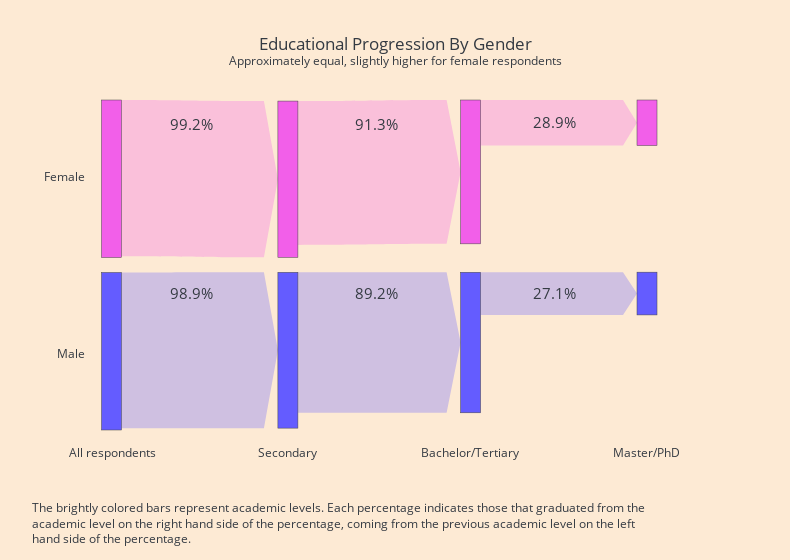

The notebook cell this image was saved under:
### Code cell
blue_alpha = 'rgba(100,92,255,0.3)'
pink_alpha = 'rgba(242,95,233,0.3)'

blue = '#645cff'
pink = '#f25fe9'

sankey_plot = go.Sankey(
    arrangement='snap',
    node={
        'pad': 15,
        'thickness': 20,
        'x': [0.05, 0.33, 0.62, 0.9,
              0.05, 0.33, 0.62, 0.9, -1],
        'y': [0.3, 0.3, 0.735, 0.5865,
              0.2, 0.24, 0.2, 0.05, 0.1],
        'customdata': [
            "", 
            "All valid answers from male<br>respondents were used",
            "Male respondents, secondary degree",
            "Male respondents, tertiary education",
            "Male respondents, master / doctorate",
            "All valid answers from female<br>respondents were used",
            "Female respondents, secondary degree",
            "Female respondents, tertiary education",
            "Female respondents, master / doctorate"
        ],
        'hovertemplate': '%{customdata}<extra></extra>',
        'color': ['green', blue, blue, blue, blue, pink, pink, pink, pink]
    },
    link={
        'source': [1, 1, 2, 2, 3, 3, 4, 5, 5, 6, 6, 7, 7, 8, 9, 9],
        'target': [2, 0, 3, 0, 4, 0, 0, 6, 0, 7, 0, 8, 0, 0, 1, 5],
        'value': [
            res.secondary['male'],
            0,
            res['bachelor/tertiary']['male'],
            0,
            res['master/doctorate']['male'],
            0,
            0, 
            res.secondary['female'], 0,
            res['bachelor/tertiary']['female'],
            0,
            res['master/doctorate']['female'],
            0,
            0,
            100, 
            100
        ],
        'customdata': [
            "Almost all male respondents<br>completed secondary education", "",
            "Most male respondents continued to tertiary education,<br>though slightly less than female respondents",
            "",
            "Over a quarter of male respondents continued to a master or doctorate,<br>though slightly less than female respondents",
            "",
            "",
            "Almost all female respondents<br>completed secondary education", 
            "",
            "Most female respondents continued to tertiary education,<br>though slightly more than female respondents",
            "",
            "Over a quarter of female respondents continued to a master or doctorate,<br>though slightly more than male respondents",
        ],
        'hovertemplate': '%{customdata}<extra></extra>',
        'arrowlen': 14,
        'color': [
            blue_alpha, blue_alpha, blue_alpha, blue_alpha, blue_alpha, blue_alpha, blue_alpha,
            pink_alpha, pink_alpha, pink_alpha, pink_alpha, pink_alpha, pink_alpha, pink_alpha,
            'rgba(255,255,255,0)', 'rgba(255,255,255,0)',
        ]
    }
)

fig = go.Figure(data=[sankey_plot])

fig.update_layout(
    title_text='Educational Progression By Gender<br>' + \
               '<sup>Approximately equal, slightly higher for female respondents</sup>',
    margin={'b': 130, 't': 100},
    width=790,
)

fig.update_traces(
    hoverlabel={'font_color': 'white', 'bordercolor': 'white'},
)

font_size = 15
bottom_labels_y = -0.1

# Labels below the bars.
# ======================
fig.add_annotation(x=-0.02, y=bottom_labels_y,
                   text="All respondents",
                   showarrow=False)

fig.add_annotation(x=0.28, y=bottom_labels_y,
                   text="Secondary",
                   showarrow=False)

fig.add_annotation(x=0.62, y=bottom_labels_y,
                   text="Bachelor/Tertiary",
                   showarrow=False)

fig.add_annotation(x=0.955, y=bottom_labels_y,
                   text="Master/PhD",
                   showarrow=False)

# Percentage labels for the top female categories.
# ================================================
fig.add_annotation(x=0.14, y=0.965,
                   text=f"{res.secondary['female']:.1f}%",
                   font={'size': font_size},
                   showarrow=False)

fig.add_annotation(x=0.47, y=0.965,
                   text=f"{res['bachelor/tertiary']['female']:.1f}%",
                   font={'size': font_size},
                   showarrow=False)

fig.add_annotation(x=0.79, y=0.97,
                   text=f"{res['master/doctorate']['female']:.1f}%",
                   font={'size': font_size},
                   showarrow=False)


# Percentage labels for the bottom male categories.
# ==============================================
fig.add_annotation(x=0.14, y=0.415,
                   text=f"{res.secondary['male']:.1f}%",
                   font={'size': font_size},
                   showarrow=False)

fig.add_annotation(x=0.47, y=0.415,
                   text=f"{res['bachelor/tertiary']['male']:.1f}%",
                   font={'size': font_size},
                   showarrow=False)

fig.add_annotation(x=0.79, y=0.415,
                   text=f"{res['master/doctorate']['male']:.1f}%",
                   font={'size': font_size},
                   showarrow=False)

# Labels on the left.
# ===================
fig.add_annotation(x=-0.06, y=0.80,
                   text="Female",
                   showarrow=False)
fig.add_annotation(x=-0.04, y=0.20,
                   text="Male",
                   showarrow=False)


# Caption with explanation.
fig.add_annotation(x=-0.08, y=-0.36,
                   showarrow=False,
                   xanchor='left',
                   yanchor='bottom',
                   align='left',
                   text='The brightly colored bars represent academic levels. Each percentage indicates those that graduated from the<br>' +
                        'academic level on the right hand side of the percentage, coming from the previous academic level on the left<br>' +
                        'hand side of the percentage.')

fig.show()

### Figure 1 — Plotly figure (JSON) as saved in the notebook; plotly's stock layout.template omitted (floating-point values rounded to 4 significant figures)
{"data": [{"arrangement": "snap", "hoverlabel": {"bordercolor": "white", "font": {"color": "white"}}, "link": {"arrowlen": 14, "color": ["rgba(100,92,255,0.3)", "rgba(100,92,255,0.3)", "rgba(100,92,255,0.3)", "rgba(100,92,255,0.3)", "rgba(100,92,255,0.3)", "rgba(100,92,255,0.3)", "rgba(100,92,255,0.3)", "rgba(242,95,233,0.3)", "rgba(242,95,233,0.3)", "rgba(242,95,233,0.3)", "rgba(242,95,233,0.3)", "rgba(242,95,233,0.3)", "rgba(242,95,233,0.3)", "rgba(242,95,233,0.3)", "rgba(255,255,255,0)", "rgba(255,255,255,0)"], "customdata": ["Almost all male respondents<br>completed secondary education", "", "Most male respondents continued to tertiary education,<br>though slightly less than female respondents", "", "Over a quarter of male respondents continued to a master or doctorate,<br>though slightly less than female respondents", "", "", "Almost all female respondents<br>completed secondary education", "", "Most female respondents continued to tertiary education,<br>though slightly more than female respondents", "", "Over a quarter of female respondents continued to a master or doctorate,<br>though slightly more than male respondents"], "hovertemplate": "%{customdata}<extra></extra>", "source": [1, 1, 2, 2, 3, 3, 4, 5, 5, 6, 6, 7, 7, 8, 9, 9], "target": [2, 0, 3, 0, 4, 0, 0, 6, 0, 7, 0, 8, 0, 0, 1, 5], "value": [98.92, 0, 89.21, 0, 27.14, 0, 0, 99.22, 0, 91.33, 0, 28.9, 0, 0, 100, 100]}, "node": {"color": ["green", "#645cff", "#645cff", "#645cff", "#645cff", "#f25fe9", "#f25fe9", "#f25fe9", "#f25fe9"], "customdata": ["", "All valid answers from male<br>respondents were used", "Male respondents, secondary degree", "Male respondents, tertiary education", "Male respondents, master / doctorate", "All valid answers from female<br>respondents were used", "Female respondents, secondary degree", "Female respondents, tertiary education", "Female respondents, master / doctorate"], "hovertemplate": "%{customdata}<extra></extra>", "pad": 15, "thickness": 20, "x": [0.05, 0.33, 0.62, 0.9, 0.05, 0.33, 0.62, 0.9, -1], "y": [0.3, 0.3, 0.735, 0.5865, 0.2, 0.24, 0.2, 0.05, 0.1]}, "type": "sankey"}], "layout": {"annotations": [{"showarrow": false, "text": "All respondents", "x": -0.02, "y": -0.1}, {"showarrow": false, "text": "Secondary", "x": 0.28, "y": -0.1}, {"showarrow": false, "text": "Bachelor/Tertiary", "x": 0.62, "y": -0.1}, {"showarrow": false, "text": "Master/PhD", "x": 0.955, "y": -0.1}, {"font": {"size": 15}, "showarrow": false, "text": "99.2%", "x": 0.14, "y": 0.965}, {"font": {"size": 15}, "showarrow": false, "text": "91.3%", "x": 0.47, "y": 0.965}, {"font": {"size": 15}, "showarrow": false, "text": "28.9%", "x": 0.79, "y": 0.97}, {"font": {"size": 15}, "showarrow": false, "text": "98.9%", "x": 0.14, "y": 0.415}, {"font": {"size": 15}, "showarrow": false, "text": "89.2%", "x": 0.47, "y": 0.415}, {"font": {"size": 15}, "showarrow": false, "text": "27.1%", "x": 0.79, "y": 0.415}, {"showarrow": false, "text": "Female", "x": -0.06, "y": 0.8}, {"showarrow": false, "text": "Male", "x": -0.04, "y": 0.2}, {"align": "left", "showarrow": false, "text": "The brightly colored bars represent academic levels. Each percentage indicates those that graduated from the<br>academic level on the right hand side of the percentage, coming from the previous academic level on the left<br>hand side of the percentage.", "x": -0.08, "xanchor": "left", "y": -0.36, "yanchor": "bottom"}], "margin": {"b": 130, "t": 100}, "title": {"text": "Educational Progression By Gender<br><sup>Approximately equal, slightly higher for female respondents</sup>"}, "width": 790}}
